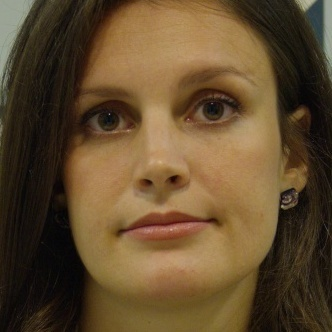
#> input picture PA_data/src/000.jpg, 332 x 332 px, found by its file name
$ python pipeline.py   (older library calls are emulated)
#> lines starting #> are read from the running program, lines starting #| are printed output that depends on the picture
### fft.py
import numpy as np


def DFT2D(image):
    m, n = image.shape

    a = np.arange(n).reshape(1, n).repeat(n, axis=0)
    a = a * a.T

    b = np.arange(m).reshape(1, m).repeat(m, axis=0)
    b = b * b.T

    a = np.exp(-2j * np.pi * a / n)
    b = np.exp(-2j * np.pi * b / m)

    return b @ image @ a.T

def IDFT2D(image):
    m, n = image.shape

    a = np.arange(n).reshape(1, n).repeat(n, axis=0)
    a = a * a.T

    b = np.arange(m).reshape(1, m).repeat(m, axis=0)
    b = b * b.T

    a = np.exp(2j * np.pi * a / n)
    b = np.exp(2j * np.pi * b / m)

    return np.real(b @ image @ a.T / (m * n))

# [8 lines that do not run on import are left out]

### utils.py
import numpy as np
from tqdm import tqdm

def azimuthalAverage(image, normalized=False):
    h, w = image.shape
    center = h // 2, w // 2
    y, x = np.indices((h, w))

    distances = np.sqrt((x - center[0])**2 + (y - center[1])**2)
    distances = np.round(distances).astype(np.int)

    max_distance = int(np.max(distances))

    data = [[] for i in range(max_distance + 1)]

    for i in range(h):
        for j in range(w):
            data[distances[i, j]].append(image[i, j])

    data = np.array([np.mean(data[i]) for i in range(max_distance + 1)])
    return data / np.max(data) if normalized else data


def high_pass_filter(dft2d, radius=10):

    M, N = dft2d.shape
    for i in range(M):
        for j in range(N):
            if np.sqrt((i - M/2)**2 + (j - N/2)**2) < radius:
                dft2d[i, j] = 0

    return dft2d

### pipeline.py
import cv2
import numpy as np
import matplotlib.pyplot as plt
import os
from utils import azimuthalAverage, high_pass_filter
from fft import DFT2D, IDFT2D

def pipeline(img_path, root = 'images'):
#> called with img_path = 'images/resized/000.jpg', root = 'images'
    img = cv2.imread(img_path, 0) / 256
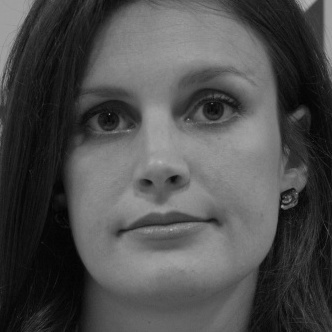
#> img: shape (332, 332) float64; min 0.0117, max 0.711, mean 0.308

    img = cv2.resize(img, (224, 224))
#> img: shape (224, 224) float64

    img_name = img_path.split('/')[-1].split('.')[0]

    cv2.imwrite(os.path.join(root, 'resized', img_name + '.jpg'), img * 256)

    dft2d = DFT2D(img)

    dft2d = np.fft.fftshift(dft2d)

    magnitude_spectrum = 20 * np.log1p(np.abs(dft2d))
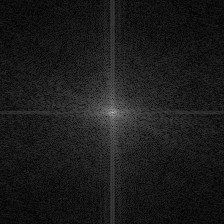
#> magnitude_spectrum: shape (224, 224) float64; min 0.427, max 192.9, mean 27.6
    cv2.imwrite(os.path.join(root, 'spectrum', img_name + '.jpg'), magnitude_spectrum)

    radial_profile = azimuthalAverage(magnitude_spectrum, normalized=True)
#> radial_profile = 159 values, max 1 at index 0, min 0.0594 at index 158, mean 0.187

    plt.figure()
    plt.plot(radial_profile)
    plt.title('Radial Profile')
    plt.savefig(os.path.join(root, 'azmutal', img_name + '.jpg'))
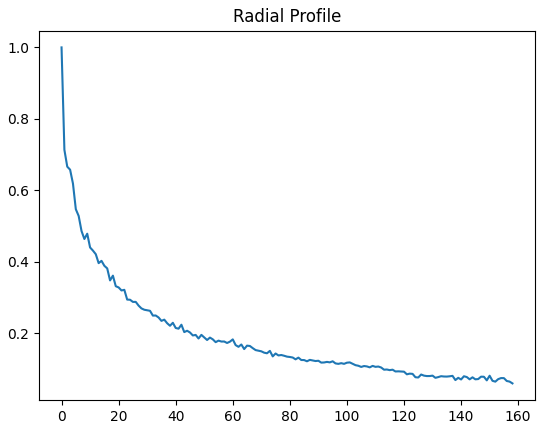
#> figure drawn by matplotlib, 1 panel; curve peaks at x = 0, y = 1
    plt.close()


    dft2d = high_pass_filter(dft2d, radius=45)

    magnitude_spectrum = 20 * np.log1p(np.abs(dft2d))
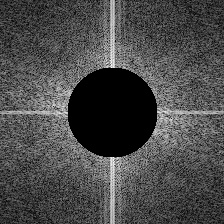
#> magnitude_spectrum: shape (224, 224) float64; min 0, max 71.2, mean 20.7; drawn with min black and max white
    cv2.imwrite(os.path.join(root, 'high_passed_spectrum', img_name + '.jpg'), magnitude_spectrum)
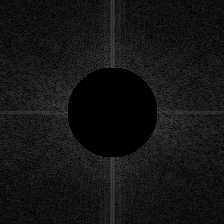
#> saved as 000.jpg: shape (224, 224); min 0, max 71, mean 20.7

    dft2d = np.fft.ifftshift(dft2d)

    idft2d = IDFT2D(dft2d) * 256
#> in IDFT2D, `return np.real(b @ image @ a.T / (m * n))`:
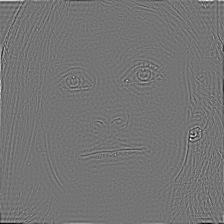
#> returned value: shape (224, 224) float64; min -0.207, max 0.244, mean 3.43e-18; drawn with min black and max white

    cv2.imwrite(os.path.join(root, 'high_passed', img_name + '.jpg'), idft2d)
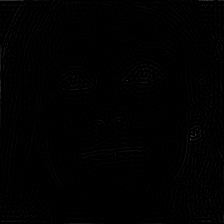
#> saved as 000.jpg: shape (224, 224); min 0, max 62, mean 1.3

    return radial_profile

if __name__ == '__main__':
    pipeline(f'images/resized/000.jpg')

$ run again, with PA_data/src/001.jpg copied over PA_data/src/000.jpg
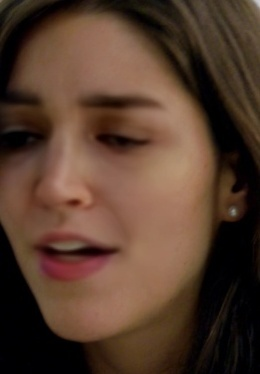
#> input picture PA_data/src/001.jpg, 260 x 374 px, found by its file name
#> in pipeline, `magnitude_spectrum = 20 * np.log1p(np.abs(dft2d))`:
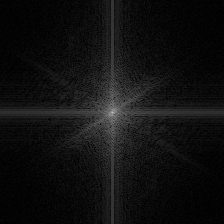
#> magnitude_spectrum: shape (224, 224) float64; min 0.0644, max 189.5, mean 16.8
#> radial_profile = 159 values, max 1 at index 0, min 0.0125 at index 157, mean 0.142
#> in IDFT2D, `return np.real(b @ image @ a.T / (m * n))`:
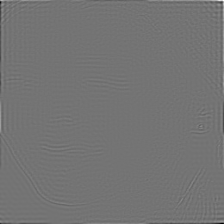
#> returned value: shape (224, 224) float64; min -0.259, max 0.309, mean 1.77e-19; drawn with min black and max white

$ run again, with PA_data/src/002.jpg copied over PA_data/src/000.jpg
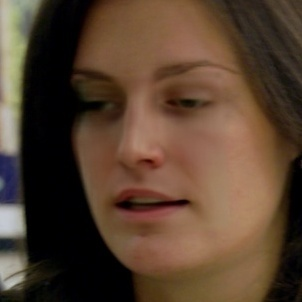
#> input picture PA_data/src/002.jpg, 302 x 302 px, found by its file name
#> in pipeline, `magnitude_spectrum = 20 * np.log1p(np.abs(dft2d))`:
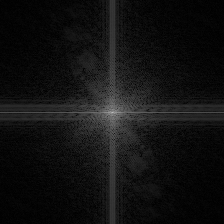
#> magnitude_spectrum: shape (224, 224) float64; min 0.0326, max 190.6, mean 18
#> radial_profile = 159 values, max 1 at index 0, min 0.0133 at index 156, mean 0.148
#> in IDFT2D, `return np.real(b @ image @ a.T / (m * n))`:
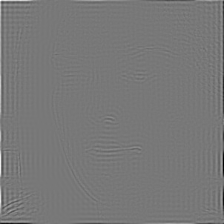
#> returned value: shape (224, 224) float64; min -0.241, max 0.269, mean 1.72e-17; drawn with min black and max white

$ run again, with PA_data/src/003.jpg copied over PA_data/src/000.jpg
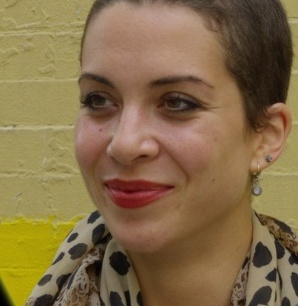
#> input picture PA_data/src/003.jpg, 298 x 306 px, found by its file name
#> radial_profile = 159 values, max 1 at index 0, min 0.029 at index 158, mean 0.199
#> in pipeline, `cv2.imwrite(os.path.join(root, 'high_passed', img_name + '.jpg'), idft..`:
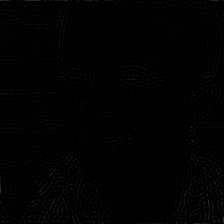
#> saved as 000.jpg: shape (224, 224); min 0, max 56, mean 1.6
